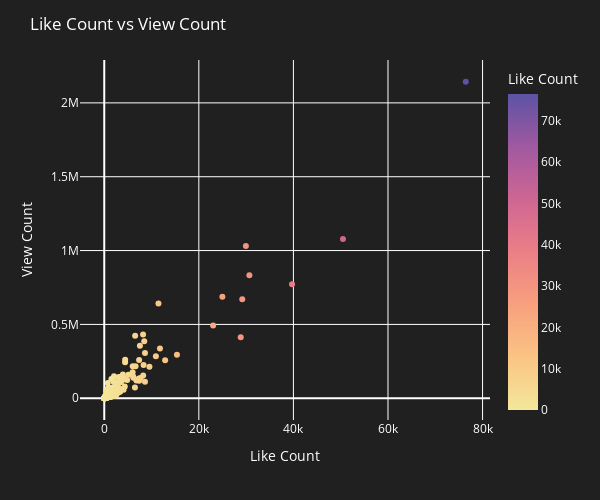

Source (notebook cell):
### Code cell
fig = px.scatter(df_not_null, x="LikeCount", y="ViewCount",
                labels={
                    "LikeCount": "Like Count",
                    "ViewCount": "View Count"
                },
                color='LikeCount', 
                color_continuous_scale=px.colors.sequential.Sunset)

fig.update_layout(
    title="Like Count vs View Count",
    xaxis_title="Like Count",
    yaxis_title="View Count",
    plot_bgcolor='rgba(32, 32, 32, 1)',
    paper_bgcolor='rgba(32, 32, 32, 1)',
    font=dict(color='white'),
    width=600,
    height=500
)

pio.write_image(fig=fig, file='scatter_like_view.png', format='png')
fig.show()

### Figure 1 — Plotly figure (JSON) as saved in the notebook; plotly's stock layout.template omitted (floating-point values rounded to 4 significant figures; data arrays with more than 128 entries replaced by an {"elided": "..."} marker saying what was removed)
{"data": [{"hovertemplate": "Like Count=%{marker.color}<br>View Count=%{y}<extra></extra>", "legendgroup": "", "marker": {"color": {"elided": "640 int values"}, "coloraxis": "coloraxis", "symbol": "circle"}, "mode": "markers", "name": "", "orientation": "v", "showlegend": false, "type": "scatter", "x": {"elided": "640 int values"}, "xaxis": "x", "y": {"elided": "640 int values"}, "yaxis": "y"}], "layout": {"coloraxis": {"colorbar": {"title": {"text": "Like Count"}}, "colorscale": [[0, "rgb(243, 231, 155)"], [0.1667, "rgb(250, 196, 132)"], [0.3333, "rgb(248, 160, 126)"], [0.5, "rgb(235, 127, 134)"], [0.6667, "rgb(206, 102, 147)"], [0.8333, "rgb(160, 89, 160)"], [1, "rgb(92, 83, 165)"]]}, "font": {"color": "white"}, "height": 500, "legend": {"tracegroupgap": 0}, "margin": {"t": 60}, "paper_bgcolor": "rgba(32, 32, 32, 1)", "plot_bgcolor": "rgba(32, 32, 32, 1)", "title": {"text": "Like Count vs View Count"}, "width": 600, "xaxis": {"anchor": "y", "autorange": true, "domain": [0, 1], "range": [-5138.0, 81580.0], "title": {"text": "Like Count"}, "type": "linear"}, "yaxis": {"anchor": "x", "autorange": true, "domain": [0, 1], "range": [-147300.0, 2290000.0], "title": {"text": "View Count"}, "type": "linear"}}}
